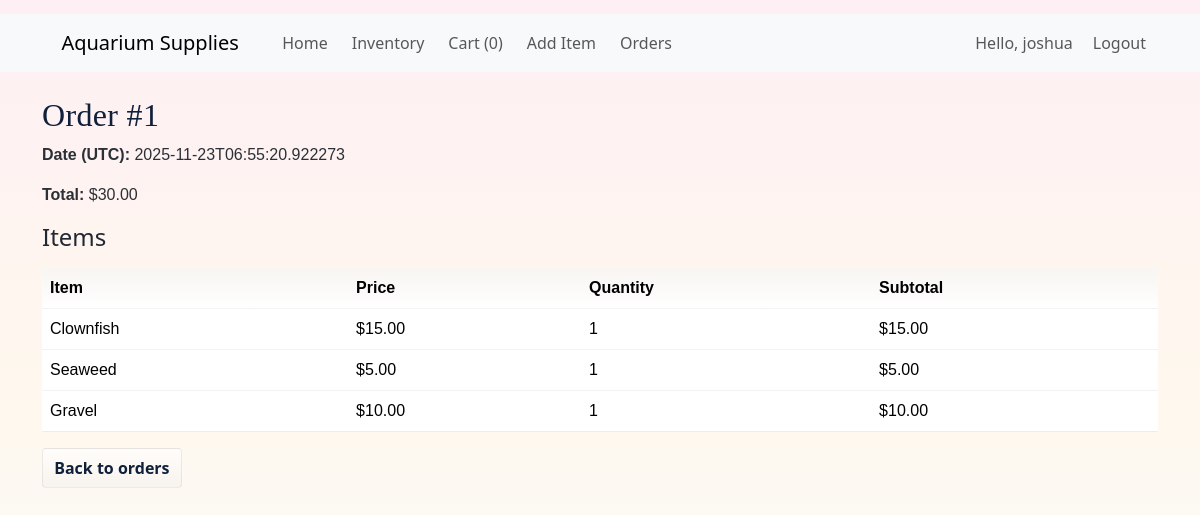
The page /order/1 (signed in) on the database its author committed.
### tables this page shows
CREATE TABLE orders (
        id INTEGER PRIMARY KEY AUTOINCREMENT,
        user_id INTEGER NOT NULL,
        created_at TEXT NOT NULL,
        total REAL NOT NULL DEFAULT 0,
        FOREIGN KEY(user_id) REFERENCES users(id)
    );

CREATE TABLE order_items (
        id INTEGER PRIMARY KEY AUTOINCREMENT,
        order_id INTEGER NOT NULL,
        item_id INTEGER NOT NULL,
        quantity INTEGER NOT NULL,
        price_at_order REAL NOT NULL,
        FOREIGN KEY(order_id) REFERENCES orders(id),
        FOREIGN KEY(item_id) REFERENCES items(id)
    );

CREATE TABLE items (
        id INTEGER PRIMARY KEY AUTOINCREMENT,
        name TEXT NOT NULL,
        price REAL NOT NULL DEFAULT 0,
        image TEXT,
        description TEXT
    );

### app.py (the view)
@app.route("/order/<int:order_id>")
@login_required
def order_detail(order_id):
    db = get_db()
    order_row = db.execute("SELECT * FROM orders WHERE id = ?", (order_id,)).fetchone()
    if not order_row:
        return "Order not found", 404
    order = row_to_dict(order_row)
    if order["user_id"] != session.get("user_id") and not session.get("is_admin"):
        abort(403)
    cur = db.execute(
        "SELECT oi.*, i.name, i.description FROM order_items oi JOIN items i ON oi.item_id = i.id WHERE oi.order_id = ?",
        (order_id,),
    )
    items = [row_to_dict(r) for r in cur.fetchall()]
    return render_template("order_detail.html", order=order, items=items)

### app.py (called while the page is built)
def get_db():
    db = getattr(g, "_database", None)
    if db is None:
        db = g._database = sqlite3.connect(DATABASE)
        db.row_factory = sqlite3.Row
    return db

def row_to_dict(row: sqlite3.Row):
    if row is None:
        return None
    return {k: row[k] for k in row.keys()}

def ensure_users_have_is_admin_column(db):
    try:
        cur = db.execute("PRAGMA table_info(users)")
        rows = cur.fetchall()
        cols = [r["name"] for r in rows]
        if "is_admin" not in cols:
            db.execute("ALTER TABLE users ADD COLUMN is_admin INTEGER DEFAULT 0")
            db.commit()
    except sqlite3.OperationalError:
        pass

@app.teardown_appcontext
def close_connection(exception):
    db = getattr(g, "_database", None)
    if db is not None:
        db.close()

def login_required(f):
    @wraps(f)
    def decorated_function(*args, **kwargs):
        if not session.get("user_id"):
            return redirect(url_for("login", next=request.path))
        return f(*args, **kwargs)
    return decorated_function

@app.before_request
def ensure_db_on_request():
    init_db()

### templates/order_detail.html
{% extends "base.html" %}
{% block content %}
<h2>Order #{{ order.id }}</h2>
<p><strong>Date (UTC):</strong> {{ order.created_at }}</p>
<p><strong>Total:</strong> ${{ "%.2f"|format(order.total) }}</p>
<h4>Items</h4>
<table class="table">
  <thead><tr><th>Item</th><th>Price</th><th>Quantity</th><th>Subtotal</th></tr></thead>
  <tbody>
    {% for it in items %}
    <tr>
      <td>{{ it.name }}</td>
      <td>${{ "%.2f"|format(it.price_at_order) }}</td>
      <td>{{ it.quantity }}</td>
      <td>${{ "%.2f"|format(it.price_at_order * it.quantity) }}</td>
    </tr>
    {% endfor %}
  </tbody>
</table>
<a class="btn btn-secondary" href="{{ url_for('orders') }}">Back to orders</a>
{% endblock %}

### templates/base.html (shortened to what this page needs)
<!doctype html>
<html lang="en">
<head>
    <link href="https://cdn.jsdelivr.net/npm/bootstrap@5.3.2/dist/css/bootstrap.min.css" rel="stylesheet">
<link rel="stylesheet" href="{{ url_for('static', filename='css/japanese.css') }}">
</head>
<body>
<nav class="navbar navbar-expand-lg navbar-light bg-light mb-4">
  <div class="container">
    <a class="navbar-brand" href="{{ url_for('index') }}">Aquarium Supplies</a>
    <div class="collapse navbar-collapse" id="mainNav">
      <ul class="navbar-nav me-auto mb-2 mb-lg-0">
        {% if session.get('user_id') %}
          <li class="nav-item"><a class="nav-link" href="{{ url_for('index') }}">Home</a></li>
          <li class="nav-item"><a class="nav-link" href="{{ url_for('inventory') }}">Inventory</a></li>
          <li class="nav-item"><a class="nav-link" href="{{ url_for('cart') }}">Cart ({{ session.get('cart')|length if session.get('cart') else 0 }})</a></li>
          <li class="nav-item"><a class="nav-link" href="{{ url_for('add_item') }}">Add Item</a></li>
          <li class="nav-item"><a class="nav-link" href="{{ url_for('orders') }}">Orders</a></li>
        {% endif %}
      </ul>
      <ul class="navbar-nav">
        {% if session.get('user_id') %}
          <li class="nav-item"><span class="nav-link">Hello, {{ session.get('username') }}</span></li>
          <li class="nav-item"><a class="nav-link" href="{{ url_for('logout') }}">Logout</a></li>
        {% else %}
          <li class="nav-item"><a class="nav-link" href="{{ url_for('login') }}">Login</a></li>
          <li class="nav-item"><a class="nav-link" href="{{ url_for('register') }}">Register</a></li>
        {% endif %}
      </ul>
    </div>
  </div>
</nav>
<div class="container">
  {% block content %}{% endblock %}
</div>
</body>
</html>

### static/japanese.css (style rules this page uses)
body { background: linear-gradient(180deg, #FDEFF3 0%, #FFF8EE 50%, #F6F9FF 100%); position: relative; overflow-x: hidden; padding-bottom: 140px; color: #222831; font-family: "Noto Sans JP", system-ui, -apple-system, "Segoe UI", Roboto, "Helvetica Neue", Arial, sans-serif; -webkit-font-smoothing:antialiased; -moz-osx-font-smoothing:grayscale; }
body::after { content: ""; position: fixed; inset: 0; background-image: url("/static/images/washi.png"); background-repeat: repeat; opacity: 0.08; pointer-events: none; z-index: -1; }
body::before { content: ""; position: fixed; left: 0; bottom: 0; width: 220%; height: 160px; background: url("/static/images/ukiyoe-wave.svg") repeat-x; background-size: auto 160px; animation: wave 18s linear infinite; pointer-events: none; z-index: 0; opacity: 0.9; }
nav { display:flex; justify-content:center; gap: .6rem; margin-top: .9rem; }
nav a { color: #fffdfa; text-decoration: none; padding: .45rem .9rem; margin: 0 .25rem; border-radius: 6px; background: linear-gradient(180deg, rgba(255,255,255,0.03), rgba(255,255,255,0.01)); border: 1px solid rgba(255,255,255,0.06); font-size: .95rem; transition: transform .12s ease, background .12s ease; }
h2, h3 { font-family: "Noto Serif JP", "Noto Sans JP", serif; color: #10203b; margin-bottom: 8px; letter-spacing: .01em; }
p, td, th, label { font-family: "Noto Sans JP", sans-serif; color: #2b3036; }
.btn, button, .btn-primary { display:inline-block; padding:.45rem .7rem; border-radius:4px; border: 1px solid rgba(16,32,59,0.08); background: linear-gradient(180deg, #fffdfa, #f7f3ef); color: #10203b; font-weight: 600; cursor: pointer; transition: transform .12s ease, box-shadow .12s ease; }
table { width:100%; border-collapse:collapse; margin-top:16px; }
th, td { padding:10px 12px; border-bottom: 1px solid rgba(16,32,59,0.05); }
th { background: linear-gradient(180deg,#f8f5f2,#fff); font-weight:700; }

### templates/base.html (style rules this page uses)
html, body { height: 100%; margin: 0; }
body { font-family: "Noto Sans JP", system-ui, -apple-system, "Segoe UI", Roboto, "Helvetica Neue", Arial, sans-serif; color: #222; background: linear-gradient(120deg, #FDEFF3 0%, #FFFAE6 35%, #E8F3FF 70%, #F0FFFF 100%); background-size: 300% 300%; animation: bgShift 12s ease infinite; -webkit-font-smoothing: antialiased; -moz-osx-font-smoothing: grayscale; min-height: 100vh; }

### rows shown on the page
orders: id "1", created_at "2025-11-23T06:55:20.922273", total "30.00"
order_items: name "Clownfish", price_at_order "15.00", quantity "1", it.price_at_order*it.quantity "15.00"
order_items: name "Seaweed", price_at_order "5.00", quantity "1", it.price_at_order*it.quantity "5.00"
order_items: name "Gravel", price_at_order "10.00", quantity "1", it.price_at_order*it.quantity "10.00"

### other values the page prints
{{ session.get('cart')|length if session.get('cart') else 0 }} "0"
{{ session.get('username') }} "joshua"
